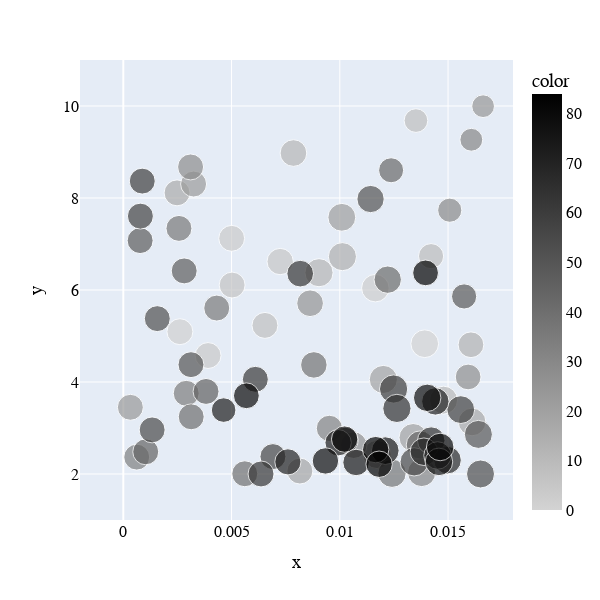

The notebook cell this image was saved under:
### Code cell
# Font customization variables - modify these as desired
font_family = "Times New Roman"
font_size = 16          # Set desired font size
font_color = "black"    # Set desired font color

# Create a scatter plot using Plotly Express directly from numpy arrays
fig = px.scatter(
    x=R[:, 0],            # x-axis: threshold (first column)
    y=R[:, 1],            # y-axis: duration (second column)
    size = R[:, 2],       # size of the markers determined by the f-beta score (third column)
    color=R[:, 9],        # color determined by the last column (index)
    # Set a continuous color scale from light gray (min) to black (max)
    color_continuous_scale=[[0, 'lightgray'], [1, 'black']],
    # title="2D Scatter Plot"
)

# Update layout: set font and specify equal width and height for visual equality of axes
fig.update_layout(
    font=dict(
        family=font_family,  # set font family to Times New Roman
        size=font_size,      # set font size
        color=font_color     # set font color
    ),
    width=600,               # set figure width (in pixels)
    height=600               # set figure height (in pixels) to create a square canvas
)

# Update x-axis and y-axis with the customized font properties and specified ranges
fig.update_xaxes(
    range=[-0.002, 0.018],
    tickfont=dict(family=font_family, size=font_size, color=font_color)
)
fig.update_yaxes(
    range=[1, 11],
    tickfont=dict(family=font_family, size=font_size, color=font_color)
)

# Display the plot
fig.show()

### Figure 1 — Plotly figure (JSON) as saved in the notebook; plotly's stock layout.template omitted (floating-point values rounded to 4 significant figures)
{"data": [{"hovertemplate": "x=%{x}<br>y=%{y}<br>size=%{marker.size}<br>color=%{marker.color}<extra></extra>", "legendgroup": "", "marker": {"color": [0, 1, 2, 3, 4, 5, 6, 7, 8, 9, 10, 11, 12, 13, 14, 15, 16, 17, 18, 19, 20, 21, 22, 23, 24, 25, 26, 27, 28, 29, 30, 31, 32, 33, 34, 35, 36, 37, 38, 39, 40, 41, 42, 43, 44, 45, 46, 47, 48, 49, 50, 51, 52, 53, 54, 55, 56, 57, 58, 59, 60, 61, 62, 63, 64, 65, 66, 67, 68, 69, 70, 71, 72, 73, 74, 75, 76, 77, 78, 79, 80, 81, 82, 83, 84], "coloraxis": "coloraxis", "size": [1.038, 0.9091, 1.026, 0.906, 0.9092, 0.9357, 0.9056, 0.9122, 0.7582, 0.8537, 1.057, 0.962, 1.069, 0.8953, 1.067, 1.079, 0.9095, 1.035, 0.9124, 1.069, 1.08, 1.045, 0.9119, 0.9091, 0.6977, 0.9613, 0.9605, 0.8953, 0.9116, 0.7897, 0.7041, 1.079, 0.9304, 0.9091, 0.9091, 0.9114, 0.9095, 1.081, 0.9507, 0.9098, 0.9091, 1.013, 0.8473, 1.079, 0.9091, 0.9091, 0.9091, 0.9091, 0.8552, 1.062, 0.9091, 1.005, 0.9091, 1.059, 0.9091, 1.08, 0.9117, 0.9091, 1.044, 0.9091, 1.077, 0.9094, 0.9119, 0.9611, 1.075, 1.023, 1.028, 0.9407, 1.026, 1.027, 0.9241, 1.014, 0.8155, 0.9407, 0.9459, 1.034, 0.9405, 1.028, 0.9423, 1.015, 0.8988, 1.024, 0.9395, 0.8962, 0.9428], "sizemode": "area", "sizeref": 0.002702, "symbol": "circle"}, "mode": "markers", "name": "", "orientation": "v", "showlegend": false, "type": "scatter", "x": [0.01392, 0.002615, 0.01164, 0.005005, 0.003915, 0.007245, 0.005027, 0.006542, 0.01352, 0.01422, 0.01479, 0.007859, 0.009039, 0.01606, 0.01012, 0.01172, 0.002483, 0.01611, 0.008156, 0.01201, 0.01339, 0.01009, 0.003247, 0.0003259, 0.01662, 0.008628, 0.01064, 0.01593, 0.003108, 0.01508, 0.01608, 0.01378, 0.009519, 0.0006199, 0.002905, 0.004317, 0.002571, 0.01241, 0.008802, 0.00561, 0.003137, 0.01221, 0.01237, 0.01372, 0.001036, 0.003822, 0.002812, 0.000778, 0.01574, 0.0164, 0.003126, 0.01142, 0.001569, 0.0165, 0.001332, 0.01343, 0.006911, 0.0007893, 0.01559, 0.0008758, 0.01249, 0.006099, 0.006362, 0.008171, 0.01264, 0.01422, 0.01388, 0.01025, 0.01498, 0.01452, 0.007602, 0.01441, 0.004634, 0.009923, 0.01075, 0.0121, 0.01022, 0.01458, 0.009338, 0.01404, 0.005684, 0.01464, 0.01166, 0.01396, 0.01182], "xaxis": "x", "y": [4.832, 5.094, 6.041, 7.123, 4.575, 6.619, 6.108, 5.23, 9.683, 6.736, 3.606, 8.977, 6.376, 4.809, 6.725, 2.425, 8.112, 3.132, 2.064, 4.056, 2.79, 7.58, 8.304, 3.451, 9.996, 5.712, 2.627, 4.109, 8.675, 7.735, 9.266, 2.033, 2.992, 2.367, 3.754, 5.607, 7.339, 2.016, 4.371, 2.005, 3.243, 6.225, 8.603, 2.631, 2.482, 3.795, 6.415, 7.074, 5.86, 2.861, 4.377, 7.978, 5.378, 2.001, 2.958, 2.264, 2.378, 7.606, 3.399, 8.367, 3.848, 4.059, 2.001, 6.356, 3.426, 2.726, 2.484, 2.731, 2.301, 2.403, 2.264, 3.578, 3.39, 2.68, 2.251, 2.508, 2.758, 2.263, 2.284, 3.656, 3.701, 2.587, 2.53, 6.372, 2.212], "yaxis": "y"}], "layout": {"coloraxis": {"colorbar": {"title": {"text": "color"}}, "colorscale": [[0, "lightgray"], [1, "black"]]}, "font": {"color": "black", "family": "Times New Roman", "size": 16}, "height": 600, "legend": {"itemsizing": "constant", "tracegroupgap": 0}, "margin": {"t": 60}, "width": 600, "xaxis": {"anchor": "y", "domain": [0, 1], "range": [-0.002, 0.018], "tickfont": {"color": "black", "family": "Times New Roman", "size": 16}, "title": {"text": "x"}}, "yaxis": {"anchor": "x", "domain": [0, 1], "range": [1, 11], "tickfont": {"color": "black", "family": "Times New Roman", "size": 16}, "title": {"text": "y"}}}}
